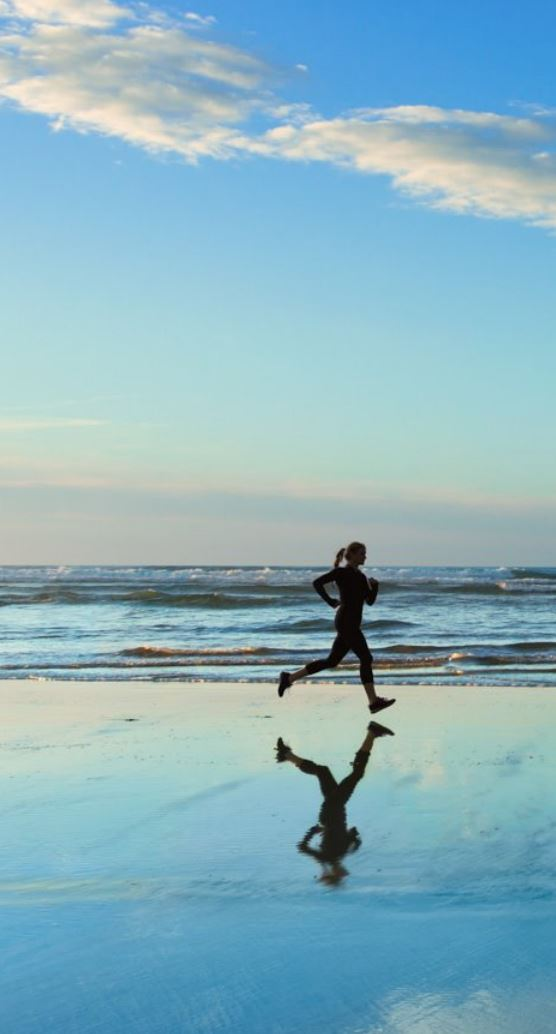
//> input picture OpenCV-C++/Code/26_Edge/picture.jpg, 556 x 1034 px
$ ./Project26   (built with g++ and OpenCV 4)
//> lines starting //> are read from the running program, lines starting //| are printed output that depends on the picture
#include<iostream>
#include<opencv2/opencv.hpp>
#include<opencv2/highgui/highgui.hpp>

using namespace std;
using namespace cv;


int main()
{
	Mat img = imread("picture.jpg");
//> img is the input picture: 1034 rows x 556 cols, CV_8UC3; mean B, G, R 191.5, 178.5, 137.4
	if (img.empty())
	{
		cout << "Fail to open!" << endl;
		return -1;
	}

	Mat kernel_1 = (Mat_<float>(1, 2) << 1, -1);
	Mat kernel_2 = (Mat_<float>(1, 3) << 1, 0, -1);
	Mat kernel_3 = (Mat_<float>(3, 1) << 1, 0, -1);
	Mat kernelXY = (Mat_<float>(2, 2) << 1, 0, 0, -1);
	Mat kernelYX = (Mat_<float>(2, 2) << 0, -1, 1, 0);

	Mat dst;

	cvtColor(img, dst, COLOR_BGR2GRAY);
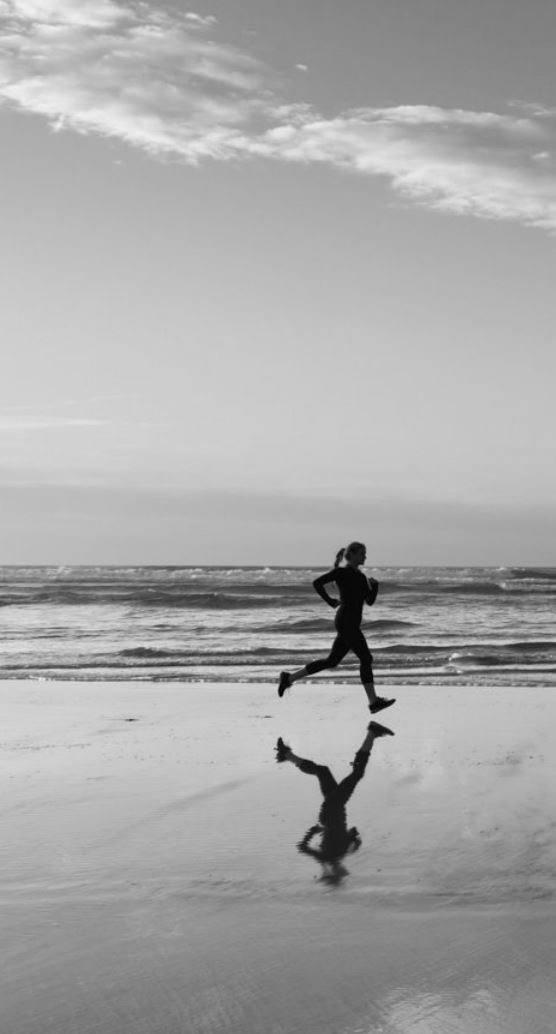
//> dst: 1034 rows x 556 cols, CV_8UC1; min 0, max 242, mean 167.7

	Mat result1, result2, result3, result4, result5, result6;

	filter2D(img, result1, CV_16S, kernel_1);
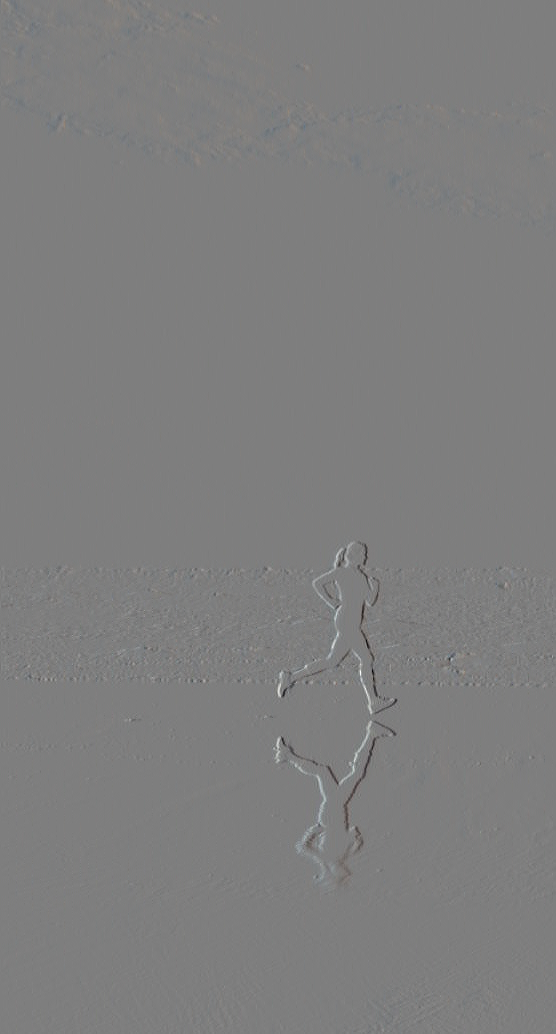
//> result1: 1034 rows x 556 cols, CV_16SC3; mean B, G, R 0, 0, 0.1; drawn with min black and max white
	convertScaleAbs(result1, result1);
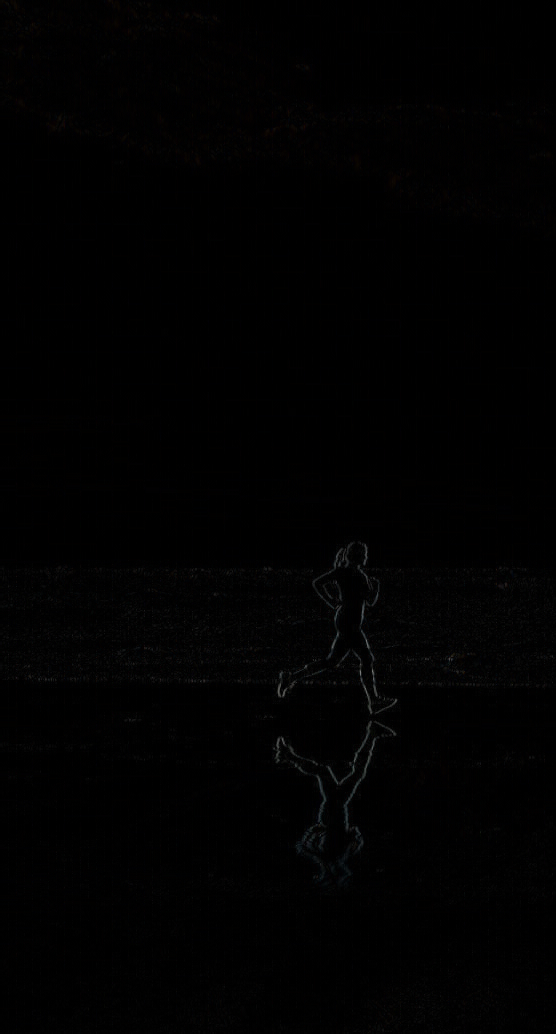
//> result1: 1034 rows x 556 cols, CV_8UC3; mean B, G, R 1.2, 1.2, 1.3

	filter2D(img, result2, CV_16S, kernel_2);
	convertScaleAbs(result2, result2);
//> result2: 1034 rows x 556 cols, CV_8UC3

	filter2D(img, result3, CV_16S, kernel_3);
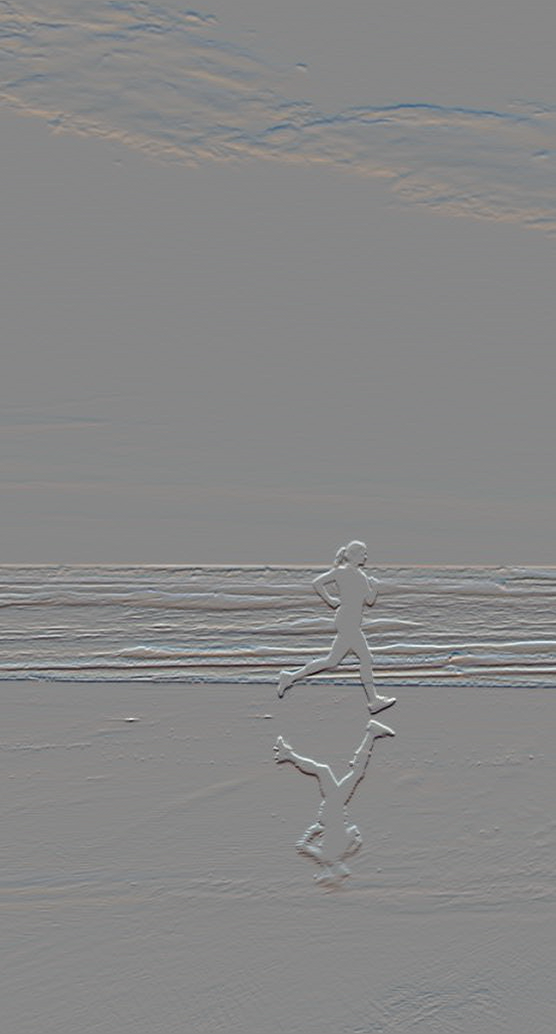
//> result3: 1034 rows x 556 cols, CV_16SC3; mean B, G, R 0.1, 0, 0; drawn with min black and max white
	convertScaleAbs(result3, result3);
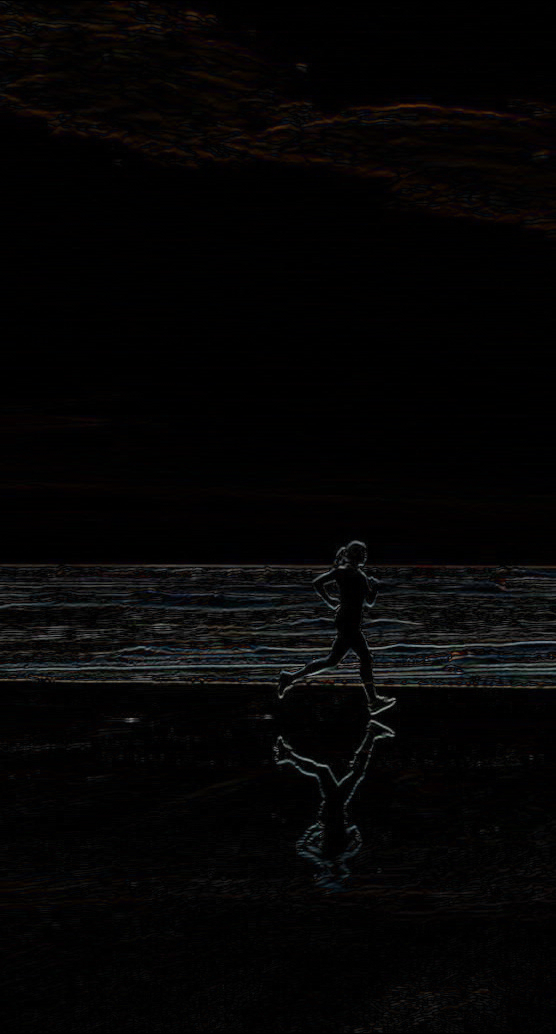
//> result3: 1034 rows x 556 cols, CV_8UC3; mean B, G, R 4.9, 4.8, 5.3

	result6 = result2 + result3;

	filter2D(img, result4, CV_16S, kernelXY);
	convertScaleAbs(result4, result4);
//> result4: 1034 rows x 556 cols, CV_8UC3


	filter2D(img, result5, CV_16S, kernelYX);
	convertScaleAbs(result5, result5);
//> result5: 1034 rows x 556 cols, CV_8UC3


	imshow("result1", result1);
	imshow("result2", result2);
	imshow("result3", result3);
	imshow("result4", result4);
	imshow("result5", result5);
	imshow("result6", result6);
	waitKey(0);

	return 0;
}
